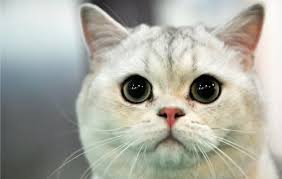
//> input picture C ++/10-opencv/Alıstırmalar - Goruntu/test.jpg, 282 x 179 px
$ ./09_opencv   (built with g++ and OpenCV 4)
//> lines starting //> are read from the running program, lines starting //| are printed output that depends on the picture; after the words box and inside, x2 and y2 are one past the last pixel; in counts of white or black regions, pixels touching at a corner belong together
/*
🧩 Renge Göre Nesne Tespiti – Kırmızı Bölgeyi Bul ve Kutula

Görevlerin:

1) "image.jpg" dosyasını oku (BGR renkli).

2) Görüntüyü HSV renk uzayına çevir:
   - cvtColor(img, hsv, COLOR_BGR2HSV)
   - Yorum satırında HSV'nin avantajını kısaca yaz.

3) Kırmızı renk için bir maske oluştur:
   - cv::inRange ile alt ve üst HSV sınırlarını kullan.
   - Örn: lower_red1, upper_red1, lower_red2, upper_red2 gibi iki aralık (HSV'de kırmızı wrap-around yaptığı için).

4) İki maskeyi birleştir (bitwise_or).

5) Maskeyi biraz temizlemek için:
   - GaussianBlur veya morphology (erode/dilate) uygulayabilirsin (en az 1 tane uygula).

6) Maskeden kontur bul:
   - findContours(mask, contours, ...)

7) En büyük alana sahip konturu bul:
   - contourArea ile max alanı hesapla.
   - Ona karşılık gelen boundingRect'i al.

8) Orijinal görüntü üzerinde bu bounding box'ı çiz:
   - rectangle(output, bbox, Scalar(0,255,0), 2)

9) Sonuçları göster:
   - Orijinal
   - Maske
   - Sonuç (bbox çizili görüntü)

10) Son görüntüyü "red_detect.jpg" olarak kaydet.

İskelet:

#include <iostream>
#include <opencv2/opencv.hpp>

int main()
{
    // 1) Oku

    // 2) BGR -> HSV

    // 3) Kırmızı maske

    // 4) Maskeleri birleştir

    // 5) Temizleme (blur veya morphology)

    // 6) Kontur bul

    // 7) En büyük konturu seç

    // 8) Bounding box çiz

    // 9) Göster + Kaydet

    return 0;
}
*/

#include <iostream>
#include <opencv2/opencv.hpp>

int main()
{
    // 1) Görüntüyü oku
    cv::Mat img = cv::imread("test.jpg");
//> img is the input picture: 179 rows x 282 cols, CV_8UC3; mean B, G, R 162.8, 172.2, 171.5
    if (img.empty())
    {
        std::cout << "Goruntu yuklenemedi!" << std::endl;
        return -1;
    }

    // 2) BGR -> HSV
    cv::Mat hsv;
    // HSV: Hue (renk), Saturation (doygunluk), Value (parlaklık)
    // Renge göre maskelemede BGR'den çok daha stabildir.
    cv::cvtColor(img, hsv, cv::COLOR_BGR2HSV);
//> hsv: 179 rows x 282 cols, CV_8UC3; mean H, S, V 50.2, 28.2, 176.6

    // 3) Kırmızı renk aralıkları
    // Not: HSV'de kırmızı, 0'a yakın ve 180'e yakın bölgede iki parçaya dağılır.
    cv::Mat mask1, mask2, mask;

    // Alt kırmızı aralık (örn: 0-10)
    cv::Scalar lower_red1(0, 120, 70);
    cv::Scalar upper_red1(10, 255, 255);
    cv::inRange(hsv, lower_red1, upper_red1, mask1);
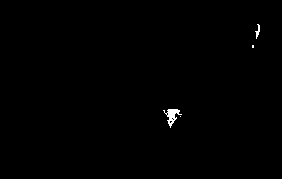
//> mask1: 179 rows x 282 cols, CV_8UC1; 0.36% white; 4 white regions (2 under 20 px), largest, box (x1, y1, x2, y2) and area: (163, 109, 182, 128) 141, (255, 24, 260, 39) 34

    // Üst kırmızı aralık (örn: 170-180)
    cv::Scalar lower_red2(170, 120, 70);
    cv::Scalar upper_red2(180, 255, 255);
    cv::inRange(hsv, lower_red2, upper_red2, mask2);
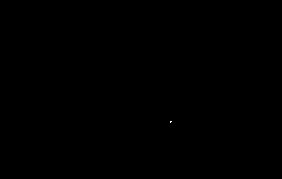
//> mask2: 179 rows x 282 cols, CV_8UC1; 0.01% white in thin lines or dots, all inside (x1, y1, x2, y2) = (170, 121, 172, 123)

    // 4) Maskeleri birleştir
    cv::bitwise_or(mask1, mask2, mask);
//> mask: 179 rows x 282 cols, CV_8UC1; 0.37% white; 4 white regions (2 under 20 px)

    // 5) Maskeyi biraz temizle (opsiyonel ama faydalı)
    cv::Mat maskClean;
    cv::GaussianBlur(mask, maskClean, cv::Size(5, 5), 0);
    // İstersen morphology de ekleyebilirsin:
    // cv::Mat kernel = cv::getStructuringElement(cv::MORPH_RECT, cv::Size(3,3));
    // cv::morphologyEx(maskClean, maskClean, cv::MORPH_OPEN, kernel);

    // 6) Kontur bul
    std::vector<std::vector<cv::Point>> contours;
    std::vector<cv::Vec4i> hierarchy;
    cv::findContours(maskClean, contours, hierarchy,
                     cv::RETR_EXTERNAL, cv::CHAIN_APPROX_SIMPLE);
//> contours = 3 contours; box (x1, y1, x2, y2) and area: (161, 107, 184, 130) 312, (253, 22, 262, 41) 110, (250, 43, 256, 50) 30

    cv::Mat output = img.clone();

    if (!contours.empty())
    {
        // 7) En büyük konturu seç
        double maxArea = 0.0;
        int maxIdx = -1;
        for (size_t i = 0; i < contours.size(); ++i)
        {
            double area = cv::contourArea(contours[i]);
            if (area > maxArea)
            {
                maxArea = area;
                maxIdx = static_cast<int>(i);
            }
        }
//> this loop made 3 passes
//> (area, maxArea) on pass 1: (312, 312)
//> area on passes 2 to 3: 30, 109.5
//> after the loop, maxArea = 312; maxIdx = 0

        if (maxIdx != -1 && maxArea > 100.0) // çok küçük değilse
        {
            cv::Rect bbox = cv::boundingRect(contours[maxIdx]);
//> bbox = Rect(161, 107, 23, 23)

            // 8) Bounding box çiz (yeşil)
            cv::rectangle(output, bbox, cv::Scalar(0, 255, 0), 2);
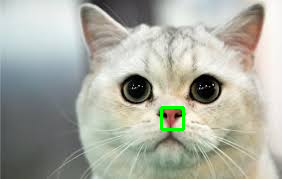
//> output: 179 rows x 282 cols, CV_8UC3; 0.52% of pixels changed, all inside (x1, y1, x2, y2) = (160, 106, 185, 131)
        }
    }

    // 9) Göster + Kaydet
    cv::imshow("Orijinal", img);
    cv::imshow("Kirmizi Maske", maskClean);
    cv::imshow("Sonuc", output);

    cv::imwrite("red_detect.jpg", output);

    cv::waitKey(0);
    cv::destroyAllWindows();
    return 0;
}
